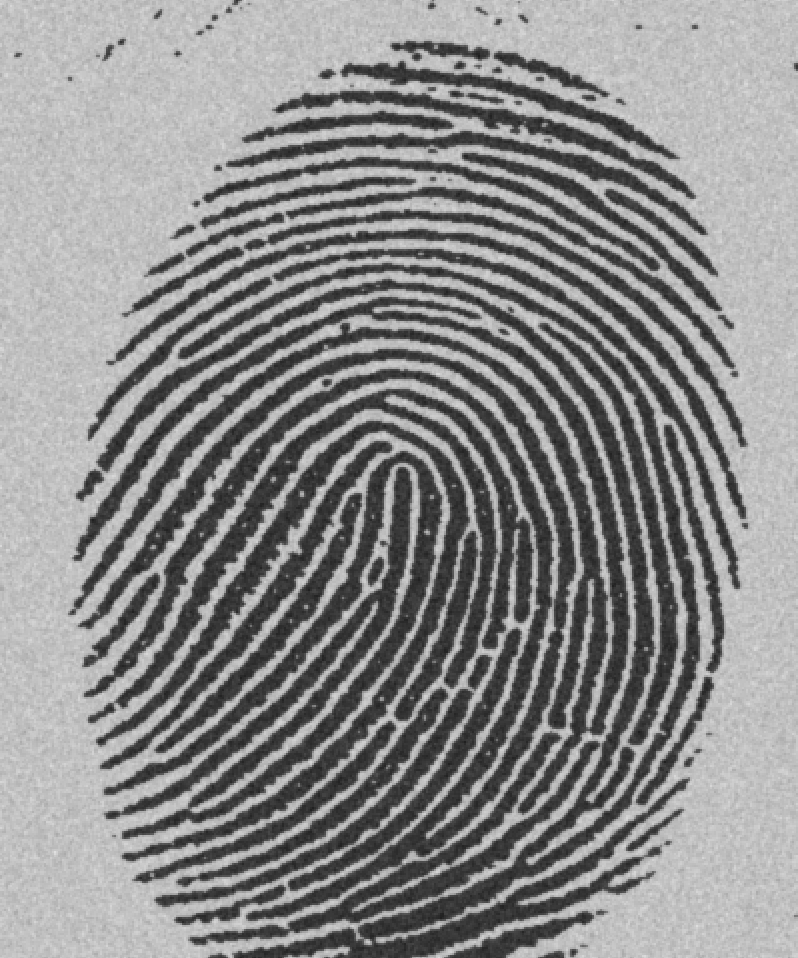
%> input picture DIP/第六次作业_PB16070837_刘鼎乾/测试图像/2.tif, 798 x 958 px
$ octave task2.m   (GNU Octave 9; MATLAB toolbox functions it lacks are replaced by stand-ins)
%> lines starting %> are read from the running program, lines starting %| are printed output that depends on the picture; in (x1, y1, x2, y2) boxes, pixels count from 0 and x2, y2 are one past the last pixel; in counts of white or black regions, pixels touching at a corner belong together; the program's own positions count from 1
clc;
clear;
close all;
count =0;
f=imread('2.tif');
%> f is the input picture: size 958x798 uint8; min 29, max 224, mean 140
f=imresize(f,0.5);
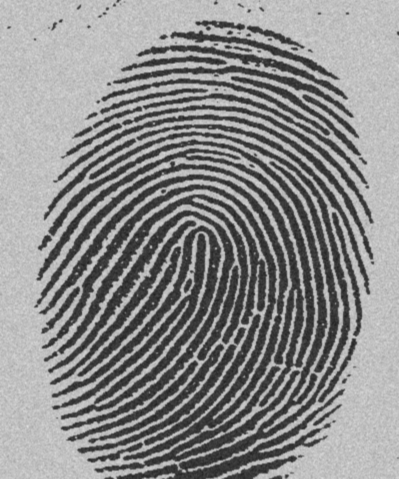
%> f: size 479x399 uint8; min 32, max 221, mean 140
T=mean2(f);
%> T = 140
done =false;
while ~done
    count =count +1;
    g= f > T;
    Tnext=0.5*(mean(f(g))+mean(f(~g)));
    done =abs(T-Tnext) < 0.5;
    T = Tnext;
end
%> this loop made 4 passes
%> (Tnext, done, T) on passes 1 to 4: (130.6, false, 130.6), (128.5, false, 128.5), (127.9, false, 127.9), (127.5, true, 127.5)
%> pass 1, `g= f > T;`:
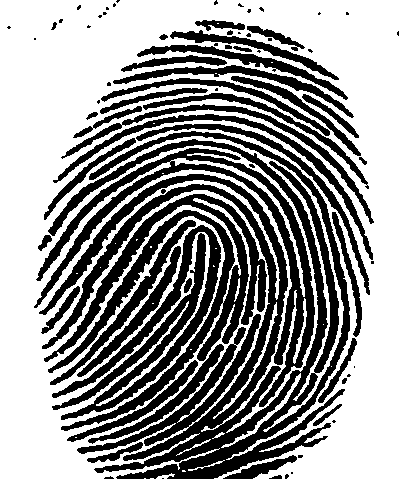
%> g: size 479x399 logical; 58.1% white; 78 black regions (37 under 20 px), largest, box (x1, y1, x2, y2) and area: (39, 131, 350, 479) 27717, (44, 194, 267, 431) 10232, (34, 148, 315, 407) 8077
%> pass 2, `g= f > T;`:
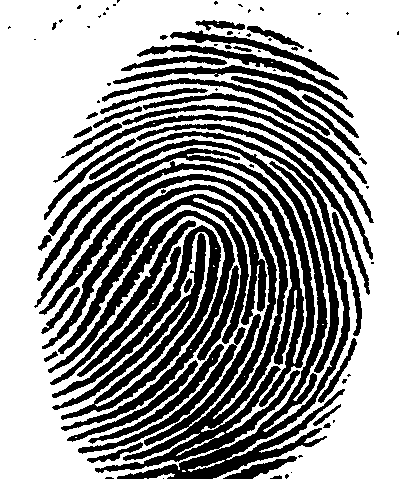
%> g: size 479x399 logical; 59.8% white; 87 black regions (40 under 20 px), largest, box (x1, y1, x2, y2) and area: (39, 131, 350, 479) 23515, (34, 148, 315, 407) 7810, (52, 225, 221, 420) 6997
%> pass 3, `g= f > T;`:
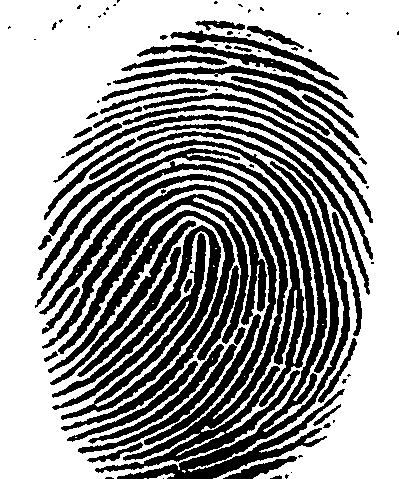
%> g: size 479x399 logical; 60.3% white; 92 black regions (41 under 20 px), largest, box (x1, y1, x2, y2) and area: (39, 174, 300, 473) 11379, (48, 131, 350, 479) 10453, (35, 148, 315, 407) 7718
%> after the loop, count = 4

g= im2bw(f,T/300);
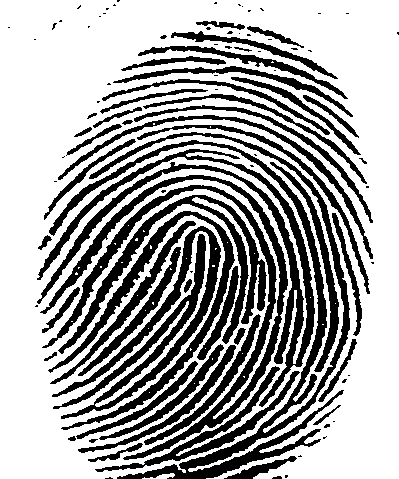
%> g: size 479x399 logical; 65.6% white; 102 black regions (53 under 20 px), largest, box (x1, y1, x2, y2) and area: (49, 132, 350, 479) 9087, (40, 175, 288, 460) 7735, (37, 149, 315, 407) 6810
imshow(f)
figure;imhist(f);
%> after `imhist(f)`:
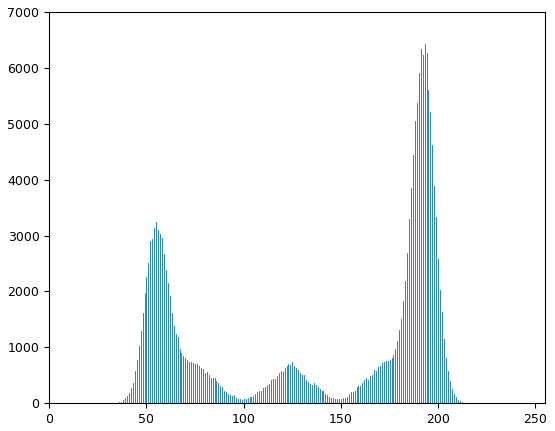
%> figure redrawn from the program's plot data; highest point at x = 193, y = 6427
figure;imshow(g);

$ run again, with DIP/第六次作业_PB16070837_刘鼎乾/测试图像/1.tif copied over DIP/第六次作业_PB16070837_刘鼎乾/测试图像/2.tif
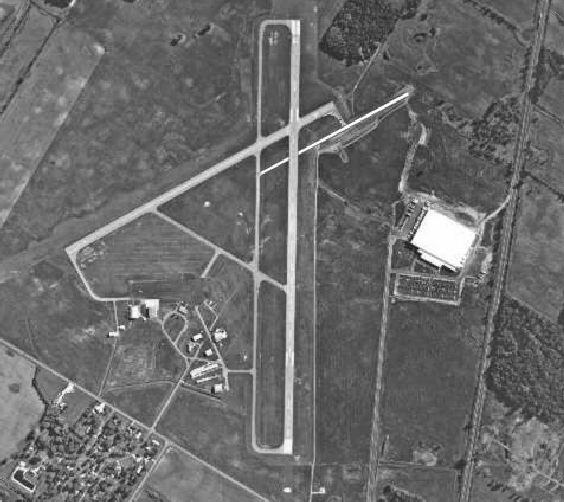
%> input picture DIP/第六次作业_PB16070837_刘鼎乾/测试图像/1.tif, 564 x 502 px
%> f is the input picture: size 502x564 uint8; min 19, max 255, mean 106.4
%> f: size 251x282 uint8
%> `T=mean2(f);`: T = 106.4
%> the loop `while ~done` made 13 passes
%> (Tnext, done, T) on passes 1 to 8: (111.2, false, 111.2), (115.6, false, 115.6), (119.2, false, 119.2), (122.8, false, 122.8), (125.3, false, 125.3), (127.9, false, 127.9), (129.6, false, 129.6), (131.2, false, 131.2)
%> pass 1, `g= f > T;`:
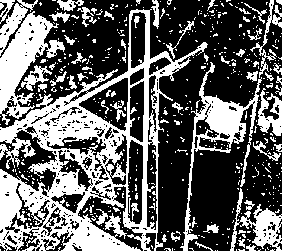
%> g: size 251x282 logical; 38.8% white; 551 white regions (489 under 20 px), largest, box (x1, y1, x2, y2) and area: (0, 9, 208, 251) 14591, (0, 11, 65, 125) 2863, (180, 62, 262, 251) 2430
%> after the loop `while ~done`: count = 13
%> `imhist(f)`:
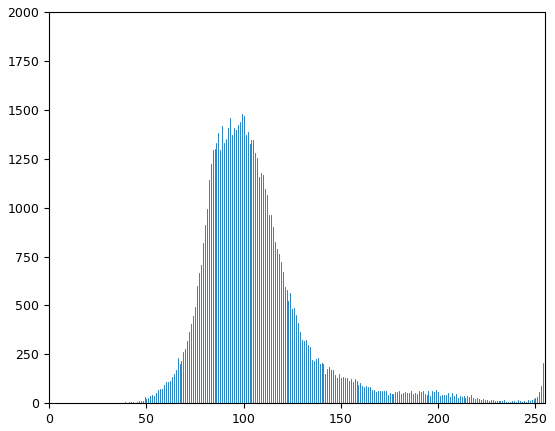
%> figure redrawn from the program's plot data; highest point at x = 99, y = 1479

$ run again, with DIP/第六次作业_PB16070837_刘鼎乾/测试图像/3.tif copied over DIP/第六次作业_PB16070837_刘鼎乾/测试图像/2.tif
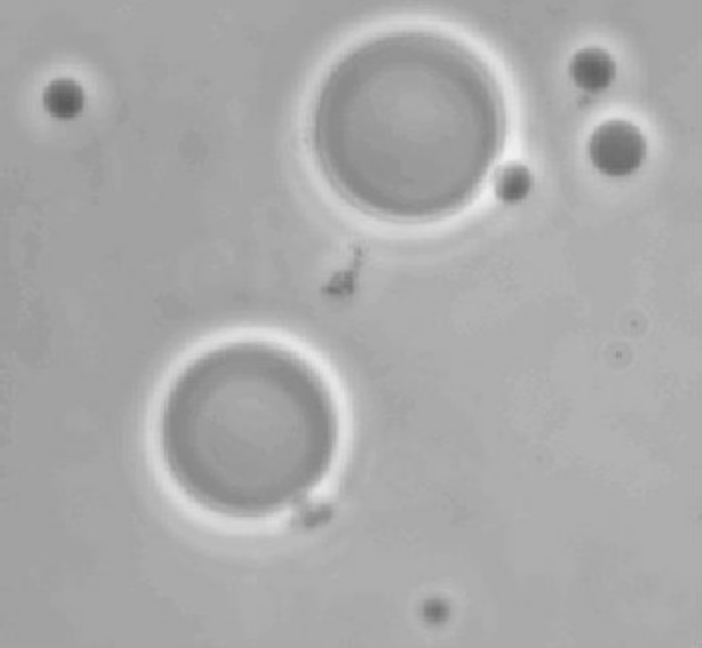
%> input picture DIP/第六次作业_PB16070837_刘鼎乾/测试图像/3.tif, 702 x 648 px
%> f is the input picture: size 648x702 uint8; min 90, max 241, mean 169.6
%> f: size 324x351 uint8
%> `T=mean2(f);`: T = 169.6
%> the loop `while ~done` made 1 pass
%> (Tnext, done, T) on pass 1: (169.4, true, 169.4)
%> pass 1, `g= f > T;`:
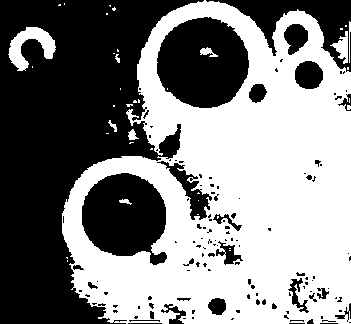
%> g: size 324x351 logical; 51.2% white; 131 black regions (100 under 20 px), largest, box (x1, y1, x2, y2) and area: (0, 0, 204, 324) 35402, (157, 17, 249, 108) 6388, (82, 173, 167, 265) 5634
%> after the loop `while ~done`: count = 1
%> `imhist(f)`:
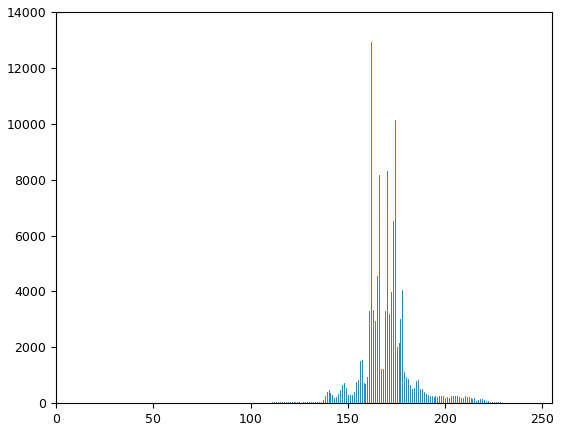
%> figure redrawn from the program's plot data; highest point at x = 162, y = 12910
